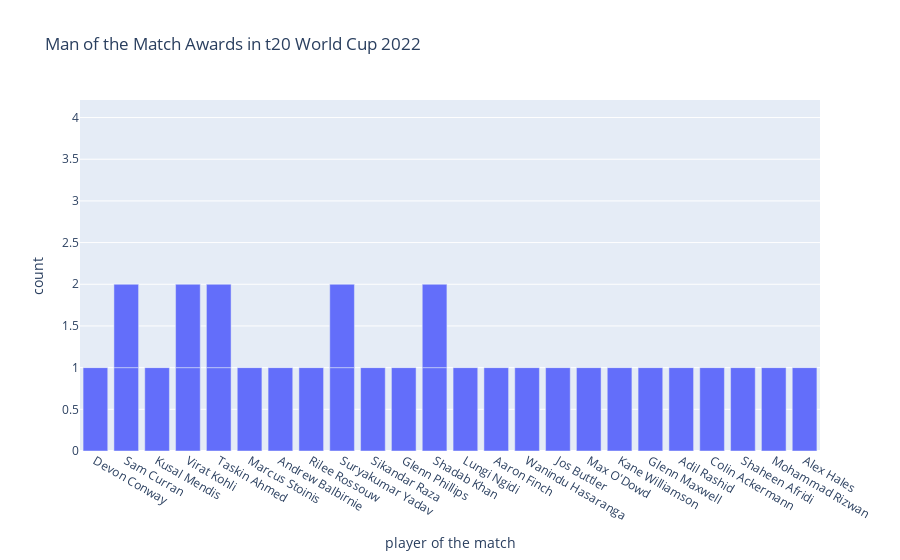

The cell this chart's notebook holds for it:
### Code cell
figure = px.bar(data, 
                x = data["player of the match"], 
                title="Man of the Match Awards in t20 World Cup 2022")
figure.show()

### Figure 1 — Plotly figure (JSON) as saved in the notebook; plotly's stock layout.template omitted (floating-point values rounded to 4 significant figures)
{"data": [{"alignmentgroup": "True", "hovertemplate": "player of the match=%{x}<br>count=%{y}<extra></extra>", "legendgroup": "", "marker": {"color": "#636efa", "pattern": {"shape": ""}}, "name": "", "offsetgroup": "", "orientation": "v", "showlegend": false, "textposition": "auto", "type": "bar", "x": ["Devon Conway", "Sam Curran", "Kusal Mendis", "Virat Kohli", "Taskin Ahmed", null, "Marcus Stoinis", "Andrew Balbirnie", null, "Rilee Rossouw", "Suryakumar Yadav", "Sikandar Raza", null, null, "Glenn Phillips", "Taskin Ahmed", "Shadab Khan", "Lungi Ngidi", "Aaron Finch", "Wanindu Hasaranga", "Jos Buttler", "Max O'Dowd", "Virat Kohli", "Shadab Khan", "Kane Williamson", "Glenn Maxwell", "Adil Rashid", "Colin Ackermann", "Shaheen Afridi", "Suryakumar Yadav", "Mohammad Rizwan", "Alex Hales", "Sam Curran"], "xaxis": "x", "y": [1, 1, 1, 1, 1, 1, 1, 1, 1, 1, 1, 1, 1, 1, 1, 1, 1, 1, 1, 1, 1, 1, 1, 1, 1, 1, 1, 1, 1, 1, 1, 1, 1], "yaxis": "y"}], "layout": {"barmode": "relative", "legend": {"tracegroupgap": 0}, "title": {"text": "Man of the Match Awards in t20 World Cup 2022"}, "xaxis": {"anchor": "y", "domain": [0, 1], "title": {"text": "player of the match"}}, "yaxis": {"anchor": "x", "domain": [0, 1], "title": {"text": "count"}}}}
